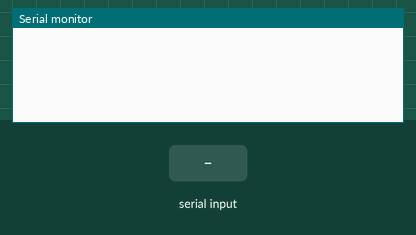
This sketch was run on a simulated ESP32. On the bench: the last lines printed to the serial monitor. Inputs (shaded band) come from the test bench.

Above: at 1.2 s.
1.3 s: "0" received over the second serial link
At 2.5 s:
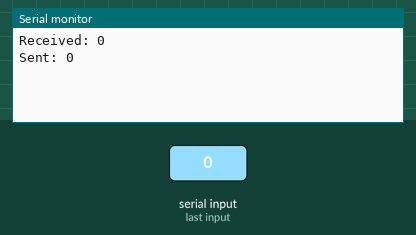
2.8 s: "1" received over the second serial link
At 3.8 s:
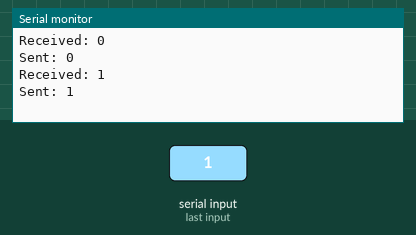
4.3 s: "2" received over the second serial link
At 4.9 s:
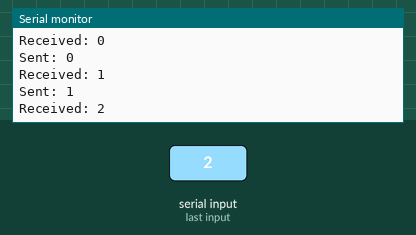

The sketch:

UART_TestB_1.0.1.ino
```cpp
//Slave
#include <HardwareSerial.h>

HardwareSerial SerialPort(2); // use UART2

void setup()
{
  SerialPort.begin(15200, SERIAL_8N1, 16, 17);
  Serial.begin(9600);
}

void loop()
{
  if (SerialPort.available())
  {
    char number = SerialPort.read();
    Serial.print("Received: ");
    Serial.println(number);

    // Send a response back to the master based on the received number
    if (number == '0') {
      SerialPort.print('0');  // Respond back
      Serial.println("Sent: 0");
    }
    if (number == '1') {
      SerialPort.print('1');  // Respond back
      Serial.println("Sent: 1");
    }
  }
}
```

Measured:
- after the input at 1.3 s, the serial monitor: prints a new line at once (image 1)
- after the input at 2.8 s, the serial monitor: prints a new line at once (image 2)
- after the input at 4.3 s, the serial monitor: prints a new line at once (image 3)
